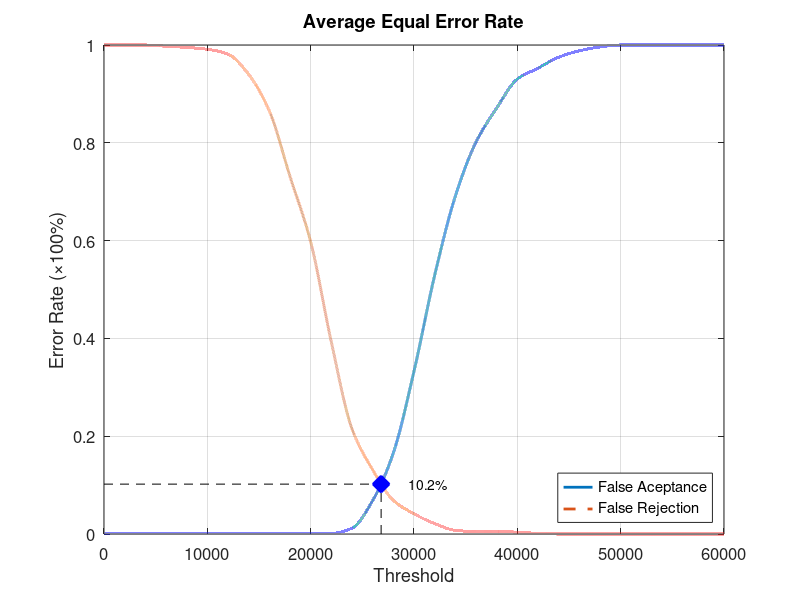
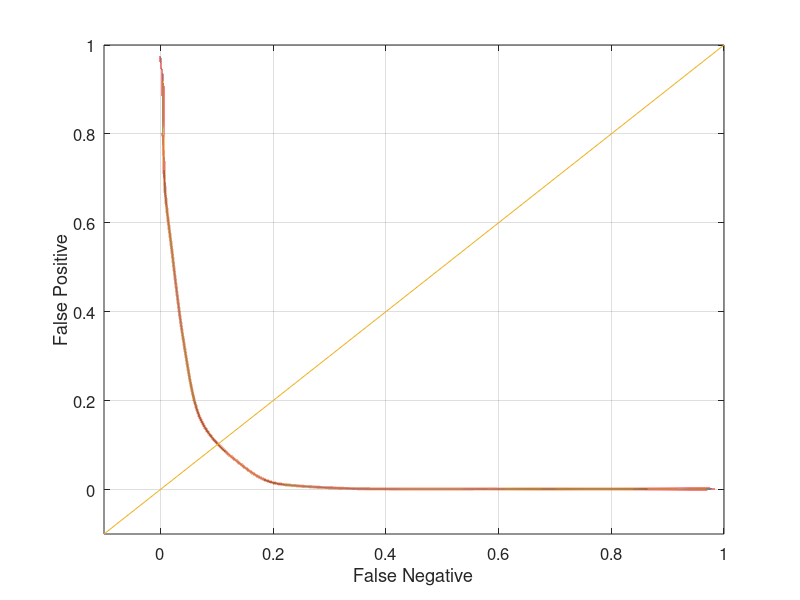

Recreate these plots in MATLAB, in order.
function yEER = Experiment2Average
close all;
clear;
clc;
x = 0:2000:60000;
xq = 0:0.5:60000;

y0 = [0 0.00131579 0.00131579 0.00131579 0.00131579 0.00131579 0.00131579 0.00131579 0.00131579 0.00131579 0.00131579 0.00131579 0.0118421 0.0684211 0.165789 0.332895 0.528947 0.690789 0.801316 0.871053 0.930263 0.952632 0.975 0.988158 0.996053 1 1 1 1 1 1];
yy0 = interp1(x, y0, xq, 'pchip');
y1 = [1 1 1 0.9975 0.995 0.99125 0.98125 0.94 0.865 0.73125 0.5975 0.3925 0.215 0.13125 0.06875 0.04125 0.02125 0.0075 0.005 0.005 0.00375 0.00125 0 0 0 0 0 0 0 0 0];
yy1 = interp1(x, y1, xq, 'pchip');

% Calculating EER: 
y2 = abs(y0 - y1);
find(y2 == min(y2))
yy2 = abs(yy0 - yy1);
xEER = find(yy2 == min(yy2));
xEERIndex = xq(xEER) % X-axis EER
yEER = yy0(xEER) % Y-axis EER

main = figure
plot(xq, yy0,'-','LineWidth', 2);	hold on
plot(xq, yy1,'--','LineWidth', 2);	hold on
plot([xEERIndex xEERIndex], [0 yEER], 'k--');	hold on
plot([0 xEERIndex], [yEER yEER], 'k--');	hold on
plot(xEERIndex, yEER, 'bx', 'LineWidth', 10);	hold on
text(xEERIndex + 10 * xEERIndex / 100, yEER, [num2str(round((10000 * yEER)) / 100) '%'])
legend('False Aceptance', 'False Rejection', 'Location', 'SouthEast')
xlabel('Threshold')
ylabel('Error Rate (\times100%)')
title('Average Equal Error Rate')
set(gca, 'FontSize', 12)
axis([0 60000 0 1])
grid on

print(main, 'Experiment2AverageMain', '-dpng');
FNRxFPR = figure('Color', [1 1 1]);
plot(yy1, yy0, '-', yy1, yy0, 'LineWidth', 2);
hold on
y = -0.1:0.1:1
plot(y, y); 
set(gca, 'FontSize', 12)
xlabel('False Negative')
ylabel('False Positive')
axis([-0.1 1 -0.1 1])
set(gca, 'FontSize', 12)
grid on

print(FNRxFPR, 'Experiment2AverageFNRxFPR','-dpng');
end
